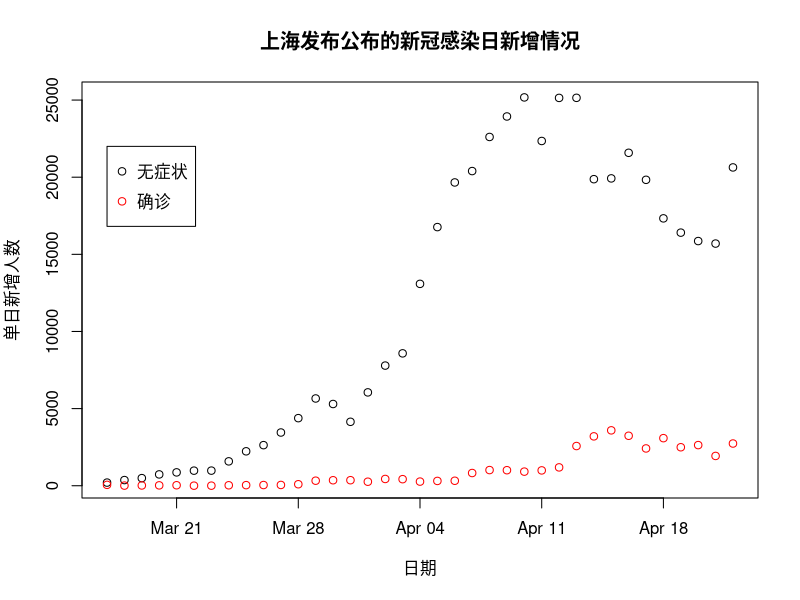
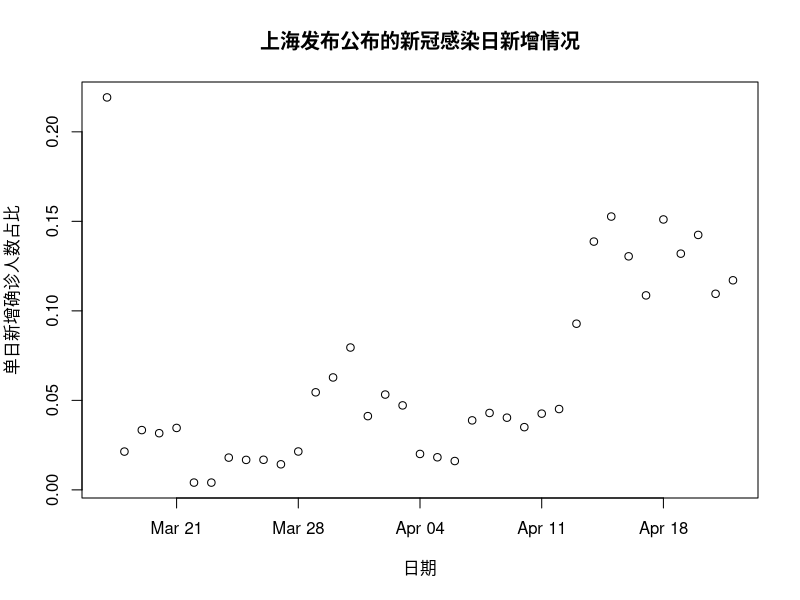
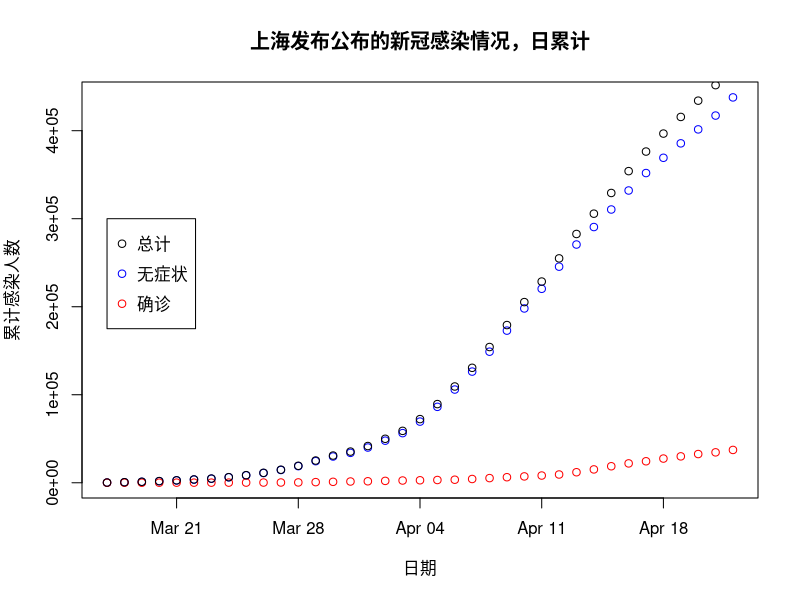
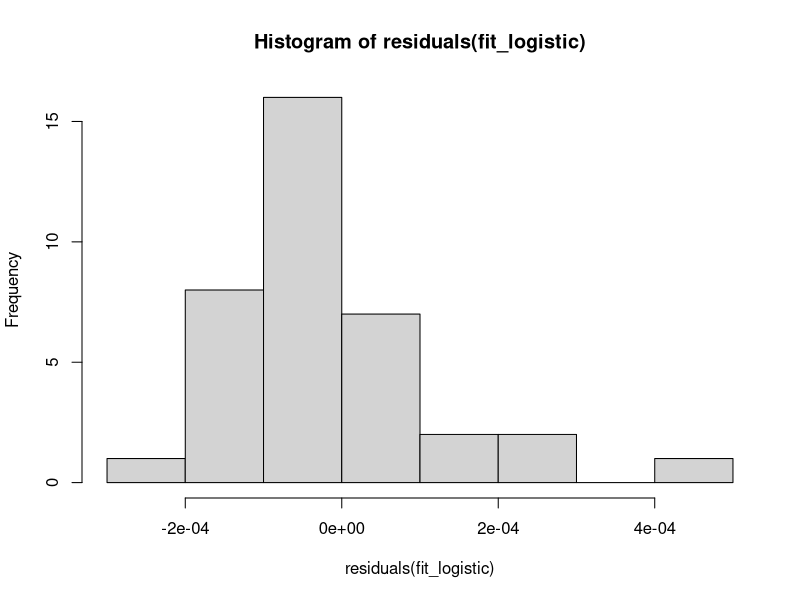
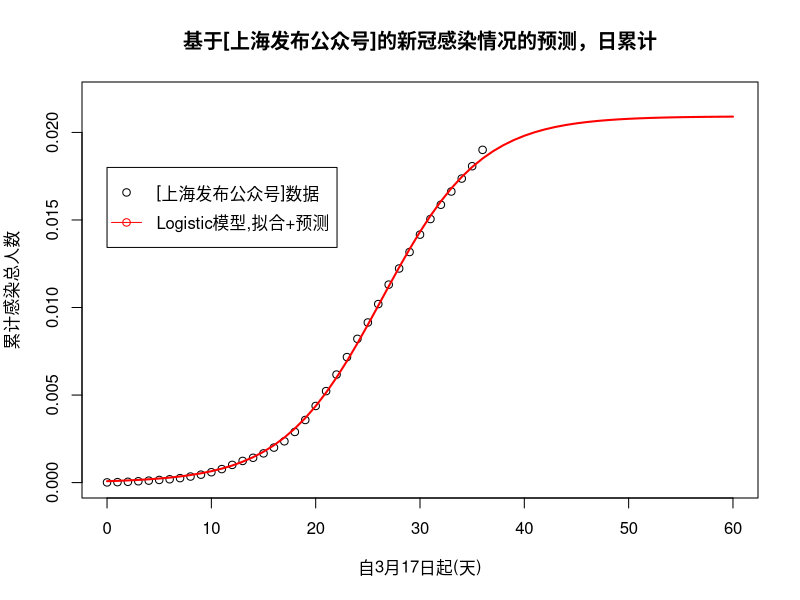
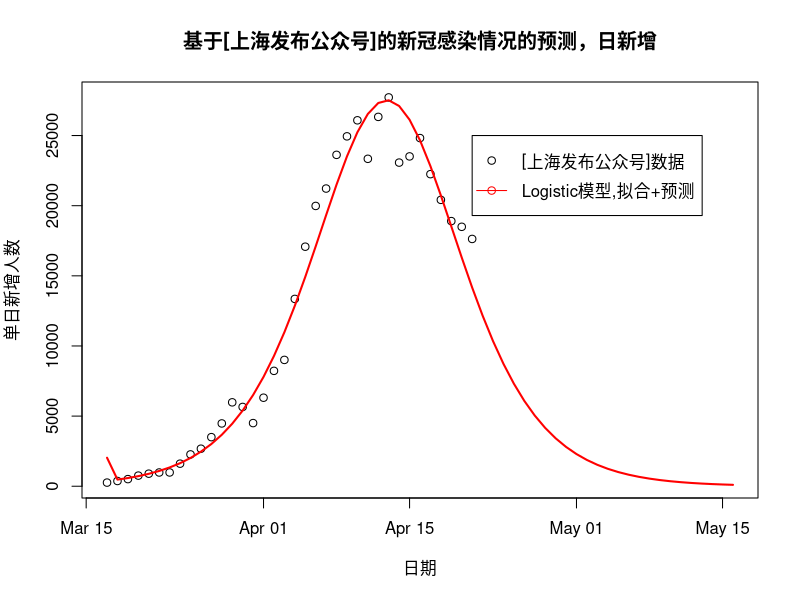
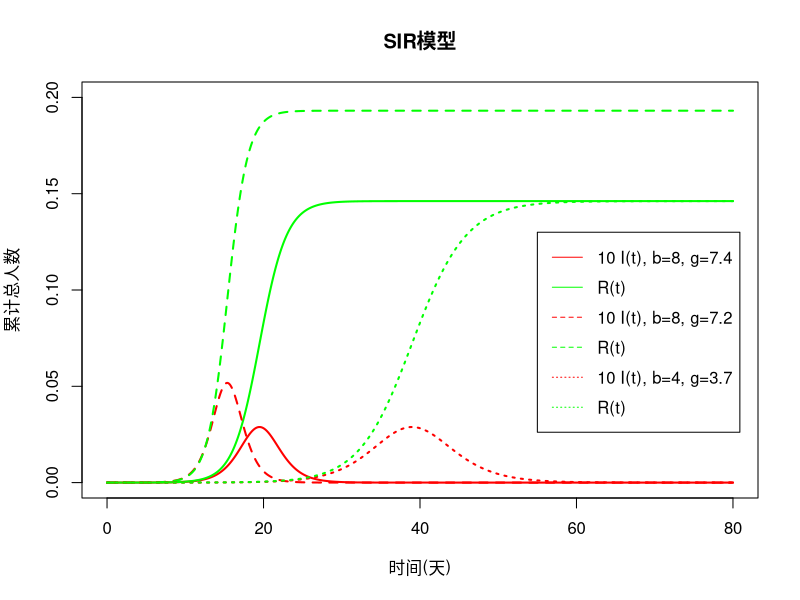
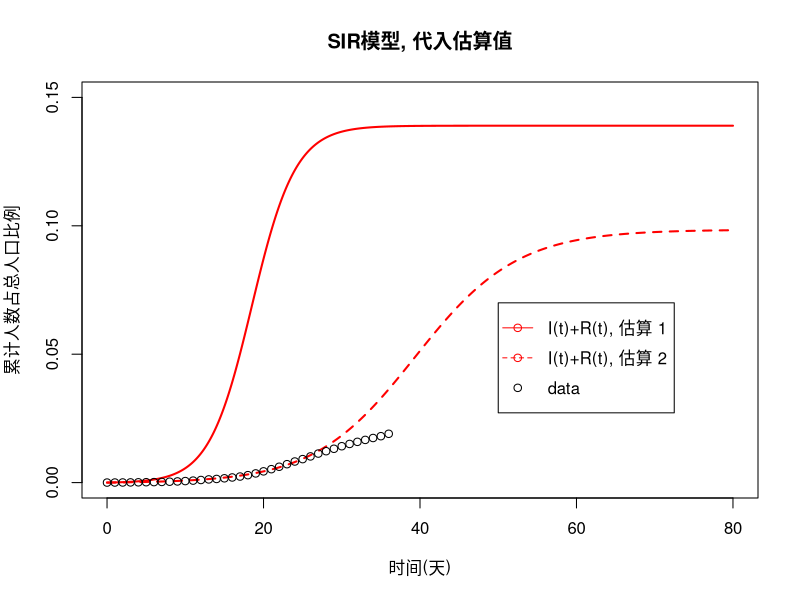

Source code (R) for these figures, in order:
## ---- chunk 1
knitr::opts_chunk$set(echo = TRUE)
library(deSolve)
population <- 2.5e7
L1 <- function(x){return(abs(x))}
L2 <- function(x){return(x^2)}
# data
df <- read.csv("SH_COVID19.csv")
df$date <- as.Date(df$date)
df$new.total.cases <- df$new.asympt.cases+df$new.cases
df$A <- cumsum(df$new.total.cases)/population
df$t <- seq(from=0,to=nrow(df)-1,by=1)
## ---- chunk 2
tail(df)
## ---- chunk 3
plot(df$date,df$new.asympt.cases, col="black",
     xlab="日期", ylab="单日新增人数")
points(df$date,df$new.cases, col="red")
legend(df$date[1], 22000, c("无症状","确诊"), col=c("black","red"), 
       pch=c(1,1), y.intersp=1.5)
title("上海发布公布的新冠感染日新增情况")
## ---- chunk 4
plot(df$date, df$new.cases/(df$new.asympt.cases+df$new.cases), col="black",
     xlab="日期", ylab="单日新增确诊人数占比")
title("上海发布公布的新冠感染日新增情况")
## ---- chunk 5
T1n <- cumsum(df$new.cases)
T2n <- cumsum(df$new.asympt.cases)
Tn <- T1n + T2n
plot(df$date,T2n, col="blue",
     xlab="日期", ylab="累计感染人数")
points(df$date, T1n, col="red")
points(df$date, Tn, col="black")
legend(df$date[1], 300000, c("总计","无症状","确诊"), col=c("black","blue","red"), 
       pch=c(1,1), y.intersp=1.5)
title("上海发布公布的新冠感染情况，日累计")
## ---- chunk 6
infection <- data.frame(In = Tn / population,
                        t = seq(from=0,to=length(df$date)-1,by=1))
fit_logistic <- nls(In ~ SSlogis(t, Asym, xmid, scal), data=infection)
summary(fit_logistic)
## ---- chunk 7
hist(residuals(fit_logistic),breaks=10)
## ---- chunk 8
t1 <- seq(from=0,to=60,by=1)
plot(In ~ t, data=infection, col="black", xlim=c(0,60), ylim=c(0,0.022),
     xlab="自3月17日起(天)", ylab="累计感染总人数")
lines(t1, as.numeric(predict(fit_logistic, newdata=data.frame(t=t1))), col="red", lwd=2)
legend(0, 0.018, c("[上海发布公众号]数据","Logistic模型,拟合+预测"), col=c("black","red"), 
       pch=c(1,1), lty=c(0,1), y.intersp=1.5)
title("基于[上海发布公众号]的新冠感染情况的预测，日累计")
## ---- chunk 9
t1 <- seq(from=0,to=60,by=1)
d <- diff(c(0,as.numeric(predict(fit_logistic, newdata=data.frame(t=t1)))))
newdate <- seq.Date(from=df$date[1],to=as.Date(df$date[1]+60),by="day")
plot(df$date, df$new.total.cases, col="black", xlim=c(newdate[1],newdate[61]),
     xlab="日期", ylab="单日新增人数")
lines(newdate, population * d, col="red", lwd=2)
legend(newdate[36], 25000, c("[上海发布公众号]数据","Logistic模型,拟合+预测"), col=c("black","red"), 
       pch=c(1,1), lty=c(0,1), y.intersp=1.5)
title("基于[上海发布公众号]的新冠感染情况的预测，日新增")
## ---- chunk 10
SIR_model <- function(t, state, parameters) {
  with(as.list(c(state, parameters)),{
    dI  <-  beta*I*(1-(I+R)) - gamma*I
    dR  <-  gamma*I
    list(c(dI,dR))
  }) # end with(as.list ...
}

SIR <- function(t, beta, gamma, I0, R0){
  params <- c(beta=beta,gamma=gamma)
  state  <- c(I=I0, R=R0)
  out <- ode(y = state, times = t, 
             func = SIR_model, 
             parms = params, 
             method="rk4")
  return(out)
}
## ---- chunk 11
t <- seq(from=0, to=80, by=0.02)
simul1 <- as.data.frame(SIR(t, 8, 7.4,1e-7,0))
simul2 <- as.data.frame(SIR(t, 8, 7.2,1e-7,0))
simul3 <- as.data.frame(SIR(t, 4, 3.7,1e-7,0))
plot( simul1$time, 10*simul1$I, lty=1, col="red", type="l", lwd=2,
      xlim=c(0,80),ylim=c(0,0.2),
      xlab="时间(天)", ylab="累计总人数" )
lines(simul1$time, simul1$R, lty=1, col="green",lwd=2)
lines(simul2$time, 10*simul2$I, lty=2, col="red",  lwd=2)
lines(simul2$time, simul2$R, lty=2, col="green",lwd=2)
lines(simul3$time, 10*simul3$I, lty=3, col="red",  lwd=2)
lines(simul3$time, simul3$R, lty=3, col="green",lwd=2)
legend(55, 0.13, c("10 I(t), b=8, g=7.4","R(t)",
                  "10 I(t), b=8, g=7.2","R(t)",
                  "10 I(t), b=4, g=3.7","R(t)"), 
       col=c("red","green","red","green","red","green"), 
       lty=c(1,1,2,2,3,3), y.intersp=1.5)
title("SIR模型")
## ---- chunk 12
i0 <- 1
An <- (1 / population) * cumsum(df$new.cases + df$new.asympt.cases)
Sn <- (1-An)[i0:(i0+10)]
log_Sn <- log(Sn)
t  <- seq(from=i0-1,to=i0+10-1,by=1)
fit_for_beta <- lm(log_Sn ~ t)
summary(fit_for_beta)
c <- as.numeric(coef(fit_for_beta)["t"])
beta_estim <- -c/(An[i0]) # tends to overestimate
beta_estim
## ---- chunk 13
i0 <- 1
An <- (1 / population) * cumsum(df$new.cases + df$new.asympt.cases)
Yn <- log(1/An-1)[i0:(i0+10)]
t  <- seq(from=i0-1,to=i0+10-1,by=1)
fit_for_beta1 <- lm(Yn~t)
summary(fit_for_beta1)
beta_estim1 <- -as.numeric(coef(fit_for_beta1)["t"])
beta_estim1
## ---- chunk 14
i0 <- 1
An <- (1 / population) * cumsum(df$new.cases + df$new.asympt.cases)
log_In <- log(An[i0:(i0+10)])
t  <- seq(from=0,to=nrow(df)-1,by=1)
t5 <- t[i0:(i0+10)]
fit_for_gamma <- lm(log_In ~ t5)
summary(fit_for_gamma)
gamma_estim <- beta_estim - as.numeric(fit_for_gamma$coefficients["t5"])
gamma_estim
## ---- chunk 15
i0 <- 1
An <- (1 / population) * cumsum(df$new.cases + df$new.asympt.cases)
t <- seq(from=0, to=80, by=0.02)
simul_estim  <- as.data.frame(SIR(t, beta_estim, gamma_estim, An[i0], 0))
simul_estim1 <- as.data.frame(SIR(t, 0.6*beta_estim, 0.57*beta_estim, An[i0], 0))
plot( simul_estim$time+i0-1, simul_estim$I+simul_estim$R, lty=1, col="red", type="l", lwd=2,
      xlim=c(0,80),ylim=c(0,0.15),
      xlab="时间(天)", ylab="累计人数占总人口比例" )
lines(simul_estim1$time+i0-1, simul_estim1$I+simul_estim1$R, lty=2, col="red", type="l", lwd=2)
points(A~t, data=df, col="black")
legend(50, 0.07, 
       c("I(t)+R(t), 估算 1","I(t)+R(t), 估算 2","data"), 
       col=c("red","red","black"), 
       lty=c(1,2,0), pch=c(1,1,1), y.intersp=1.5)
title("SIR模型, 代入估算值")
## ---- chunk 16
SIR_model_1 <- function(t, state, parameters) {
  with(as.list(c(state, parameters)),{
    dI  <-  beta*I*((1-(I+R)) - rho)
    dR  <-  beta*I*(rho)
    list(c(dI,dR))
  }) # end with(as.list ...
}

SIR_1 <- function(t, beta, rho, I0, R0){
  params <- c(beta=beta,rho=rho)
  state  <- c(I=I0, R=R0)
  out <- ode(y = state, times = t, 
             func = SIR_model_1, 
             parms = params, 
             method="rk4")
  return(out)
}
## ---- chunk 17
A0 <- df$A[1]
f <- function(t, beta, rho, R0){
  IR <- SIR_1(t, beta, rho, A0-R0, R0)
  return(IR[,2L]+IR[,3L])
}
fit_SIR_result <- nls(
          A ~ f(t, beta, rho, R0), 
          data=df,
          start = list(beta=10.0, rho=0.9, R0=0.5*A0),
          lower = c(0.1,  0.01, 0.0),
          upper = c(40.0, 1.0,   A0),
          algorithm = "port",
          trace=FALSE)
summary(fit_SIR_result)
## ---- chunk 18
# result
i0 <- 1
An <- (1 / population) * cumsum(df$new.cases + df$new.asympt.cases)
beta_pred <- as.numeric(coef(fit_SIR_result)["beta"])
rho_pred  <- as.numeric(coef(fit_SIR_result)["rho"])
R0_pred   <- as.numeric(coef(fit_SIR_result)["R0"])
SIR_pred  <- as.data.frame(
                SIR_1(seq(from=0,to=80,by=0.02), 
                      beta_pred, 
                      rho_pred, 
                      An[i0]-R0_pred, 
                      R0_pred))
# plot
plot(  SIR_pred$time+i0-1, (SIR_pred$I+SIR_pred$R), 
       lty=1, col="red", type="l", lwd=2,
       xlim=c(0,60),ylim=c(0,0.022),
       xlab="时间(天)", ylab="累计人数占总人口比例" )
points(df$t, df$A, col="black")
legend(40, 0.016, 
       c("I(t)+R(t), 拟合","data"), 
       col=c("red","black"), 
       lty=c(1,0), pch=c(1,1), y.intersp=1.5)
title("SIR模型预测日累计感染人数")
## ---- chunk 19
# plot
i0    <- 1 
msk   <- seq(from=1,to=70*50,by=50)
dates <- SIR_pred$time[msk]+i0-1
dates <- dates[2:length(dates)]
plot(  dates, population*diff((SIR_pred$I+SIR_pred$R)[msk]), 
       col="red", type="l", lwd=2, xlim=c(0,60), ylim=c(0,32000),
       xlab="时间(天)", ylab="日新增感染人数" )
points(df$t, df$new.total.cases, col="black")
legend(0, 30000, 
       c("I(t)+R(t), 拟合","data"), 
       col=c("red","black"), 
       lty=c(1,0), pch=c(1,1), y.intersp=1.5)
title("SIR模型预测日新增感染人数")
